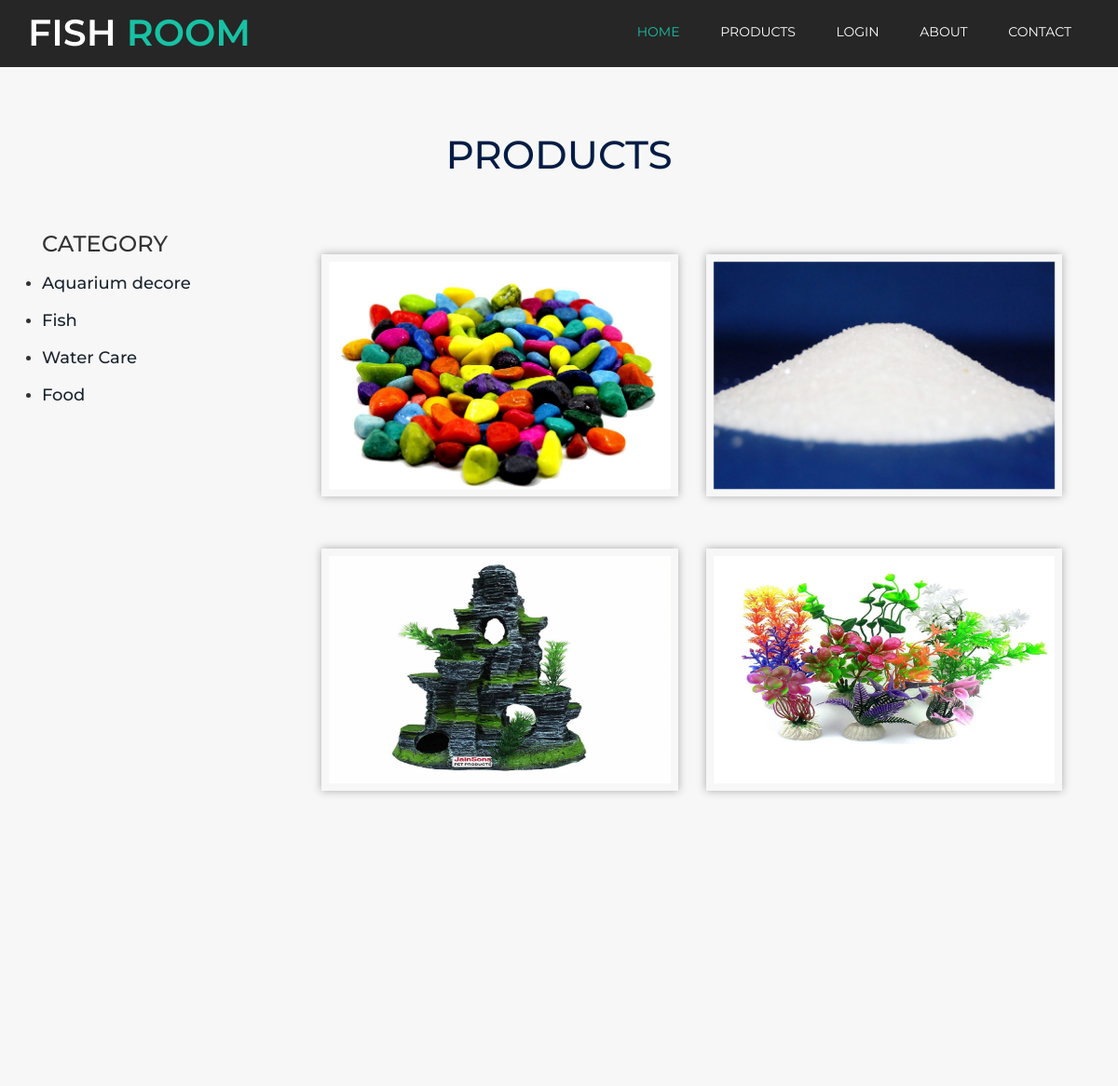
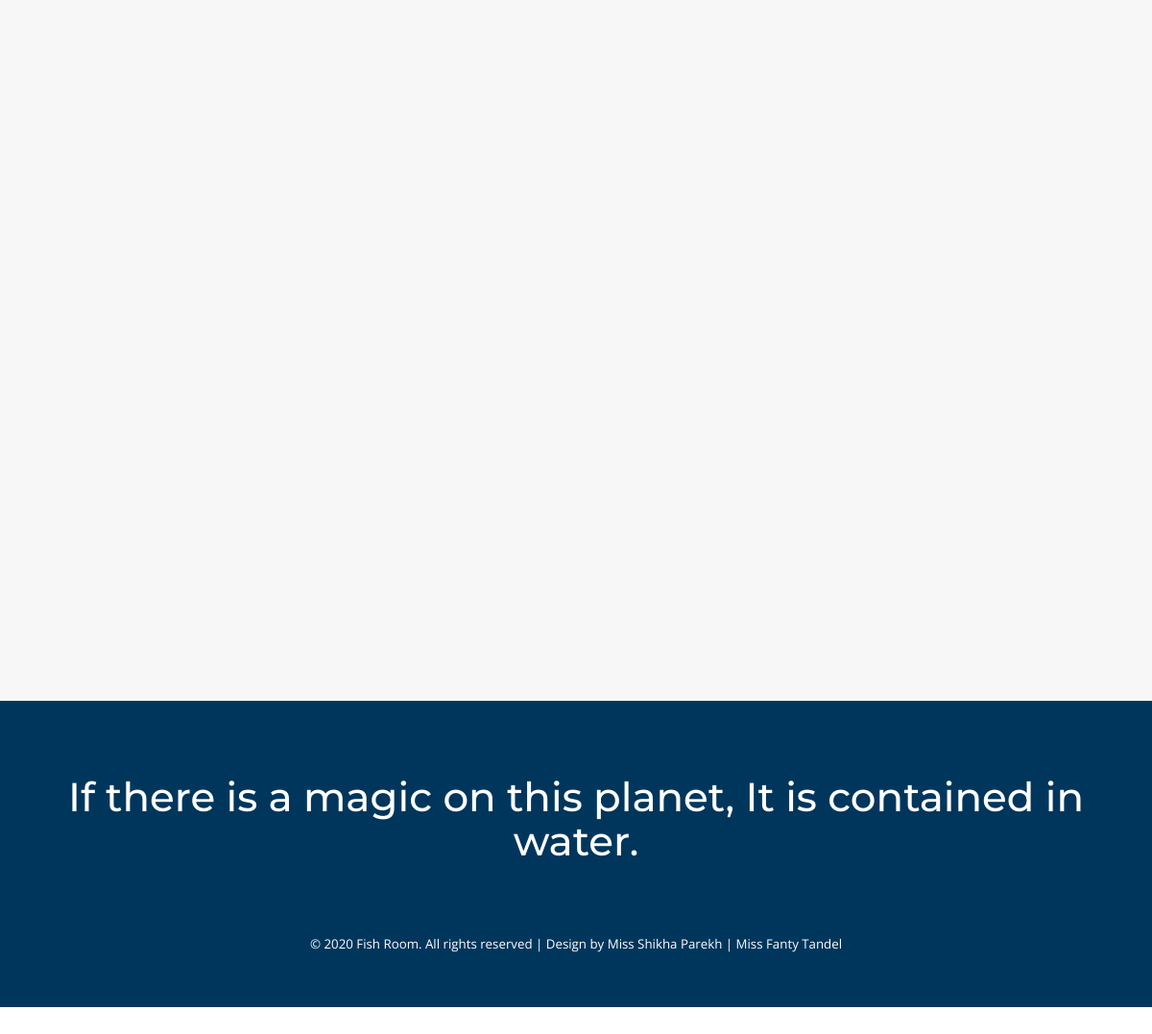
The page /product.php on the database its author committed (2 pictures, top to bottom).
### tables this page shows
CREATE TABLE IF NOT EXISTS `category_master` (
  `cat_id` int(10) NOT NULL,
  `category` varchar(50) NOT NULL,
  PRIMARY KEY (`cat_id`)
);

CREATE TABLE IF NOT EXISTS `product_detail` (
  `prod_id` int(10) NOT NULL,
  `prod_name` varchar(50) NOT NULL,
  `cat_id` int(10) NOT NULL,
  `description` varchar(200) NOT NULL,
  `price` int(10) NOT NULL,
  `prod_img` varchar(50) NOT NULL,
  PRIMARY KEY (`prod_id`),
  KEY `cat_id` (`cat_id`)
);

### product.php (the view, shortened to what this page needs)
<?php
include("header.php");
?>
<div class="content">
			<div class="gallery-agile">
				<div class="container">
					<h2 class="tittle">PRODUCTS</h2>
					<div class="col-md-3">
						<BR/><BR/><BR/>
						<h3 class="title">CATEGORY</h3>
					<ul>
					<?php
					$res1=mysql_query("select * from category_master");
					while($r1=mysql_fetch_array($res1))
					{
						?>
						<br/>
						<li><h4><a href='product.php?cid=<?php echo $r1[0]; ?>'><?php echo $r1[1];?></a></h4></li>
						<?php
					}
					?>
					</ul>
					</div>
					<div class="gal-btm col-md-9">
					<?php
					if(isset($_REQUEST['cid']))
					{
						$cid=$_REQUEST['cid'];
						$qur1=mysql_query("select * from product_detail where cat_id='$cid'");
					}
					else
					{
						$qur1=mysql_query("select * from product_detail where cat_id='1'");
					}
					if(mysql_num_rows($qur1)>0)
					{
						while($q1=mysql_fetch_array($qur1))
						{
					?>
						<div class="col-md-6 gal-gd-sec text-center wow fadeInDownBig animated animated" data-wow-delay="0.4s">
							<a href="product_detail.php?pid=<?php echo $q1[0]; ?>" class="b-link-stripe b-animate-go  swipebox">
								<div class="gallery-gal-effect slow-zoom horizontal">
									<div class="img-box"><img src="<?php echo $q1[5]; ?>" alt=" " style='width:367px; height:244px;' /></div>
										<div class="gallery-text-box">
										</div>
								</div>
							</a>
						</div>
					<?php
						}
					}else
					{
						echo "<h3>No Product Found</h3>";
					}
					?>
						<div class="clearfix"></div>
					</div>
				</div>
			</div>
		</div>
<?php
include("footer.php");
?>

### header.php (shortened to what this page needs)
<!DOCTYPE html>
<html>
<head>
<link href="css/bootstrap.css" rel="stylesheet" type="text/css" media="all" />
<link href="css/style.css" rel="stylesheet" type="text/css" media="all" />
<link href="css/owl.carousel.css" rel="stylesheet">
</head>
<body>
	<?php
	$pagename=basename($_SERVER['SCRIPT_NAME']);
	if($pagename=="index.php" || $pagename=="")
	{
		echo "<script src='js/jquery.vide.min.js'></script>";
		echo "<div data-vide-bg='video/tr'>";
	}else{
		echo "<div>";
	}
	?>
		<div class="center-container">
			<div class="navigation">
				<div class="container">
					<div class="logo">
						<h1><a href="index.html">Fish <span>Room</span></a></h1>
					</div>
					<div class="navigation-right">
						<nav class="link-effect-3" id="link-effect-3">
							<ul class="nav1 nav nav-wil">
								<li class="active"><a data-hover="Home" href="index.php">Home</a></li>
								<li><a data-hover="Products" href="product.php" >Products</a></li>
									<?php
								if(!isset($_SESSION['custid']))
								{
								?>
								<li><a data-hover="Login" href="login.php">Login</a></li>
								<?php
								}
								?>
								<li><a data-hover="About" href="about.php">About</a></li>
								<li><a data-hover="Contact" href="contact.php">Contact</a></li>
							</ul>
						</nav>
					</div>
					<div class="clearfix"></div>
				</div>
			</div>

### footer.php (shortened to what this page needs)
				<div class="footer-agileinfo">
					<div class="container">
						<p class="para"><h3>If there is a magic on this planet, It is contained in water.</h3></p>
						<p class="copy-right">&copy; 2020 Fish Room. All rights reserved | Design by <a href="#">Miss Shikha Parekh | Miss Fanty Tandel</a></p>
					</div>
				</div>
</body>
</html>

### rows shown on the page
category_master: category "Aquarium decore"
category_master: category "Fish"
category_master: category "Water Care"
category_master: category "Food"
product_detail: prod_img (picture)
product_detail: prod_img (picture)
product_detail: prod_img (picture)
product_detail: prod_img (picture)
product_detail: prod_img (picture)
product_detail: prod_img (picture)
product_detail: prod_img (picture)
product_detail: prod_img (picture)
product_detail: prod_img (picture)
product_detail: prod_img (picture)
